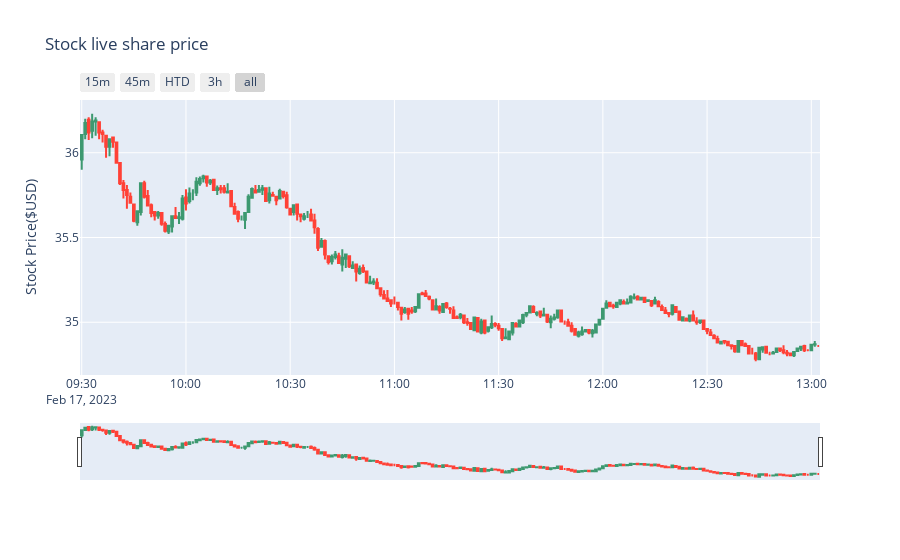

Notebook cell for this chart:
### Code cell
stock = input("Please enter stock ticker: ")

data = yf.download(tickers=stock, period='1d', interval='1m')

fig = go.Figure()

fig.add_trace(go.Candlestick(x=data.index,
                            open=data['Open'],
                            high=data['High'],
                            low=data['Low'],
                            close=data['Close'], name='market data'))

fig.update_layout(
    title='Stock live share price',
    yaxis_title='Stock Price($USD)')

fig.update_xaxes(
    rangeslider_visible=True,
    rangeselector=dict(
        buttons=list((
            dict(count=15, label="15m", step="minute", stepmode="backward"),
            dict(count=45, label="45m", step="minute", stepmode="backward"),
            dict(count=1, label="HTD", step="hour", stepmode="todate"),
            dict(count=3, label="3h", step="hour", stepmode="backward"),
            dict(step="all")
        ))
    )
)
fig.show()

### Figure 1 — Plotly figure (JSON) as saved in the notebook; plotly's stock layout.template omitted (floating-point values rounded to 4 significant figures; data arrays with more than 128 entries replaced by an {"elided": "..."} marker saying what was removed)
{"data": [{"close": {"elided": "213 float values"}, "high": {"elided": "213 float values"}, "low": {"elided": "213 float values"}, "name": "market data", "open": {"elided": "213 float values"}, "type": "candlestick", "x": {"elided": "213 str values"}}], "layout": {"title": {"text": "Stock live share price"}, "xaxis": {"rangeselector": {"buttons": [{"count": 15, "label": "15m", "step": "minute", "stepmode": "backward"}, {"count": 45, "label": "45m", "step": "minute", "stepmode": "backward"}, {"count": 1, "label": "HTD", "step": "hour", "stepmode": "todate"}, {"count": 3, "label": "3h", "step": "hour", "stepmode": "backward"}, {"step": "all"}]}, "rangeslider": {"visible": true}}, "yaxis": {"title": {"text": "Stock Price($USD)"}}}}
